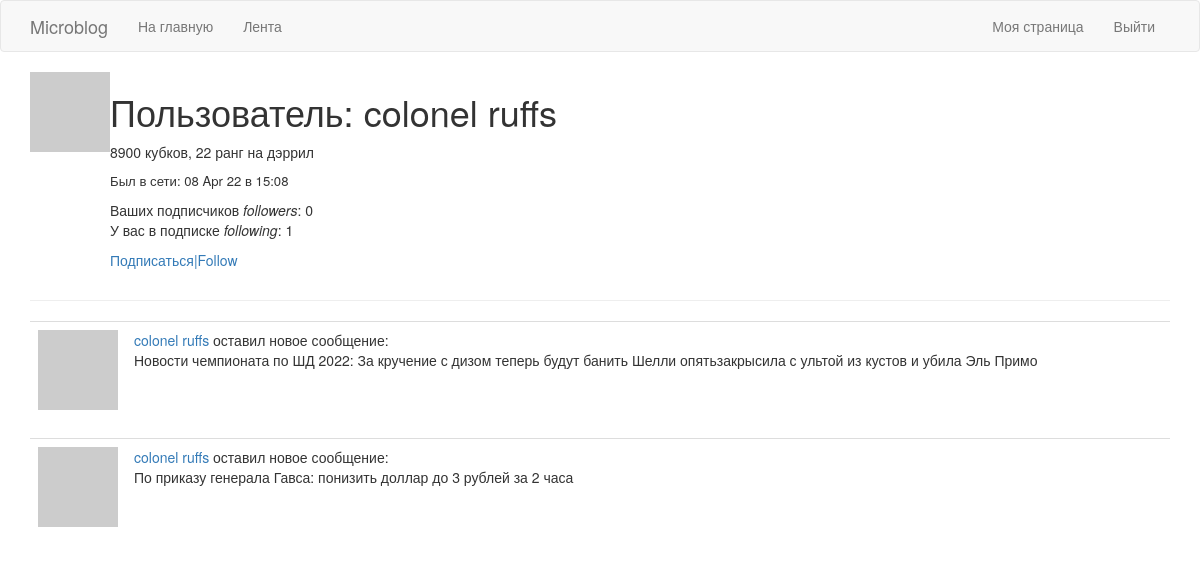
/user/colonel ruffs (signed in), run on the app's committed database.
### app/models.py (models this page shows, shortened)
class User(UserMixin, db.Model):
    id = db.Column(db.Integer, primary_key=True)
    username = db.Column(db.String(64), index=True, unique=True)
    email = db.Column(db.String(120), index=True, unique=True)
    password_hash = db.Column(db.String(128))
    posts = db.relationship('Post', backref='author', lazy='dynamic')
    about_me = db.Column(db.String(140))
    last_seen = db.Column(db.DateTime, default=datetime.utcnow)
    followed = db.relationship(
        'User', secondary=followers,
        primaryjoin=(followers.c.follower_id == id),
        secondaryjoin=(followers.c.followed_id == id),
        backref=db.backref('followers', lazy='dynamic'), lazy='dynamic')
    def avatar(self, size):
        digest = md5(self.email.lower().encode('utf-8')).hexdigest()
        return 'https://www.gravatar.com/avatar/{}?d=identicon&s={}'.format(
            digest, size)
    def is_following(self, user):
        return self.followed.filter(
            followers.c.followed_id == user.id).count() > 0

class Post(db.Model):
    id = db.Column(db.Integer, primary_key=True)
    body = db.Column(db.String(140))
    timestamp = db.Column(db.DateTime, index=True, default=datetime.utcnow)
    user_id = db.Column(db.Integer, db.ForeignKey('user.id'))

### app/routes.py (the view)
@app.route('/user/<username>')
@login_required
def user(username):
    user = User.query.filter_by(username=username).first_or_404()
    page = request.args.get('page', 1, type=int)
    """Получаем самые новые сообщения, делаем разбивку на страницы"""
    posts = user.posts.order_by(Post.timestamp.desc()).paginate(
        page, app.config['POSTS_PER_PAGE'], False)
    """Проверяем, существует ли следующая страница, в противном случае возвращаем None"""
    next_url = url_for('user', username=user.username,
                       page=posts.next_num) if posts.has_next else None
    """Проверяем, существует ли предыдущая страница, в противном случае возвращаем None"""
    prev_url = url_for('user', username=user.username,
                       page=posts.prev_num) if posts.has_prev else None
    return render_template('user.html', user=user, posts=posts.items,
                           next_url=next_url, prev_url=prev_url)

### app/models.py (called while the page is built)
@login.user_loader
def load_user(id):
    return User.query.get(int(id))

### app/routes.py (called while the page is built)
@app.before_request
def before_request():
    if current_user.is_authenticated:
        current_user.last_seen = datetime.utcnow()
        db.session.commit()

### app/templates/user.html (shortened to what this page needs)
{% extends "base.html" %}
{% block app_content %}
    <table>
        <tr valign="top">
            <td> <img src="{{ user.avatar(128) }}"></td>
            <td>
                <h1>Пользователь: {{ user.username }}</h1>
                {% if user.about_me %}<p>{{ user.about_me }}</p>{% endif %}
                {% if user.last_seen %}<p style="font-size: 94%;">Был в сети: {{ user.last_seen.strftime('%d %b %y в %H:%M') }}</p>{% endif %}
                <p>Ваших подписчиков <i>followers</i>: {{ user.followers.count() }}<br />У вас в подписке <i>following</i>: {{ user.followed.count() }}</p>
                {% if user == current_user %}
                <p><a href="{{ url_for('edit_profile') }}">Редактировать профиль</a></p>
                {% elif not current_user.is_following(user) %}
                <p><a href="{{ url_for('follow', username=user.username) }}">Подписаться|Follow</a></p>
                {% else %}
                <p><a href="{{ url_for('unfollow', username=user.username) }}">Отписаться|Unfollow</a></p>
                {% endif %}
            </td>
        </tr>
    </table>
    <hr>
    {% for post in posts %}
    {% include '_post.html' %}
    {% endfor %}
{% endblock %}

### app/templates/_post.html
<table class="table table-hover">
    <tr>
        <td width="70px">
            <a href="{{ url_for('user', username=post.author.username) }}">
                <img src="{{ post.author.avatar(70) }}">
            </a>
        </td>
        <td>
            <a href="{{ url_for('user', username=post.author.username) }}">
                {{ post.author.username }}
            </a>
            оставил новое сообщение:
            <br>
            {{ post.body }}
        </td>
    </tr>
</table>

### data on the page
User: username "colonel ruffs", about_me "8900 кубков, 22 ранг на дэррил", last_seen "08 Apr 22 в 15:08"
Post: author.username "colonel ruffs", body "Новости чемпионата по ШД 2022: За кручение с дизом теперь будут банить Шелли опятьзакрысила с ультой из кустов и убила Эль Примо"
Post: author.username "colonel ruffs", body "По приказу генерала Гавса: понизить доллар до 3 рублей за 2 часа"

### other printed values
{{ user.followers.count() }} "0"
{{ user.followed.count() }} "1"
